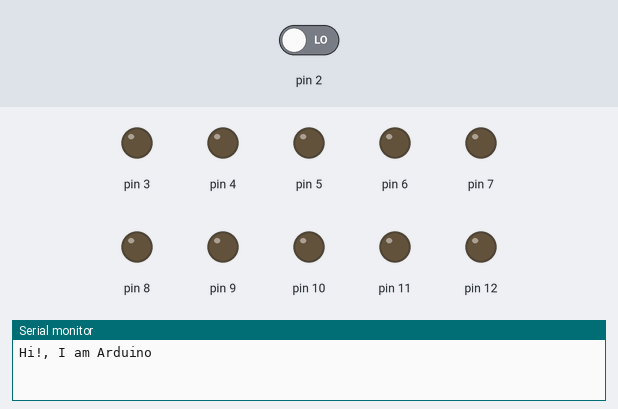
A sketch run on a simulated Arduino Uno, built with avr-gcc and run on an emulated ATmega328P. On the bench: output pins drawn as LEDs (lit = HIGH), the last lines printed to the serial monitor. The inputs (shaded band) are chosen by the test bench; at power-on: pin 2 LOW.

Above: at 1.2 s.
1.3 s: pin 2 driven HIGH
At 12.9 s:
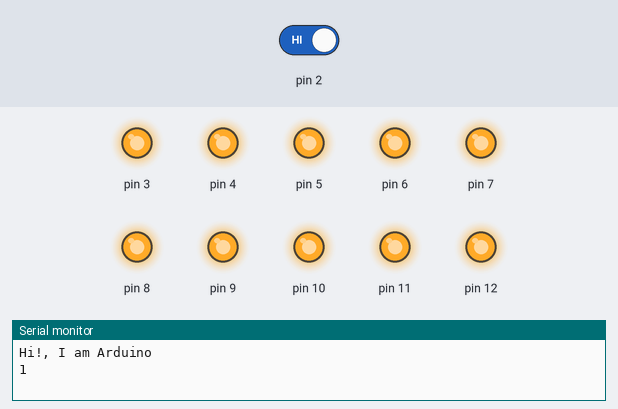
At 13.6 s:
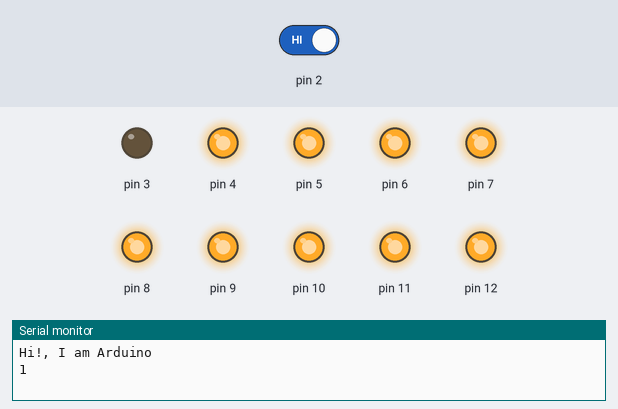
Timing chart, 0 to 14.8 s (numbered marks = the images above; inputs shaded):
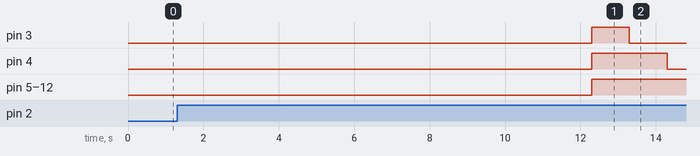

Measured:
- after the input at 1.3 s, pin 3: LOW → HIGH after 11.0 s, → LOW 1.0 s later; pin 4: LOW → HIGH after 11.0 s, → LOW 2.0 s later; pin 5–12: LOW → HIGH after 11.0 s

The sketch:

pyraulos-arduino.ino
```cpp
// Include the Servo library
#include <Servo.h>

// Create a servo object
Servo Servo1;
Servo Servo2;

//Δήλωση μεταβλητών
int  switchState = 0;
int data;

void setup() {

  // put your setup code here, to run once:

  // Ορίζουμε το  data rate σε bits per secondο  (baud) για σειριακή μετάδοση δεδομένων από την αντίστοιχη θύρα
  //για επικοινωνία του Arduino με τον Υπολογιστή.
  //Χρειαζόμαστε την επικοινωνία Arduino-Ηλεκτρονικό Υπολογιστή, ώστε όταν ο χρήστης πατήσει το κόκκινο κουμπί
  // να δώσει σήμα το Arduino στου ΗΥ να ξεκινήσει το βίντεο της εκτόλευσης του Apollo 11.

  Serial.begin(9600); //initialize serial COM at 9600 baudrate
  Serial.println("Hi!, I am Arduino");

   // To pin 2 είναι αυτό που συνδέεται ο διακόπτης και είναι INPUT ώστε το πρόγραμμα να διαβάζει το δυναμικό μέσω της digitalRead(2).
   // Αν η digitalRead(2) δώσει HIGH έχει πατηθεί ο διακόπτης αλλιώς δεν έχει.
    pinMode(2,INPUT);

    // Σε αυτά τα pins συνδέονται τα LEDs και ρυθμίζονται σε κατάσταση OUTPUT, ώστε να ρυθμίζεται μέσω της digitalWrite() αν το δυναμικό τους είναι HIGH (ανάβει το LED) ή LOW (σβήνει το LED)
    pinMode(3,OUTPUT);
    pinMode(4,OUTPUT);
    pinMode(5,OUTPUT);
    pinMode(6,OUTPUT);
    pinMode(7,OUTPUT);
    pinMode(8,OUTPUT);
    pinMode(9,OUTPUT);
    pinMode(10,OUTPUT);
    pinMode(11,OUTPUT);
    pinMode(12,OUTPUT);


    // Αρχικά όλα το LEDs είναι σβηστά
    digitalWrite(3,LOW);
    digitalWrite(4,LOW);
    digitalWrite(5,LOW);
    digitalWrite(6,LOW);
    digitalWrite(7,LOW);
    digitalWrite(8,LOW);
    digitalWrite(9,LOW);
    digitalWrite(10,LOW);
    digitalWrite(11,LOW);
    digitalWrite(12,LOW);


  // We need to attach the servo to the used pin number
  //αρχικοποίηση για τους servo motors , τους αποσπούμε από τα digital pins
    Servo1.detach();
    Servo2.detach();


}

void loop() {
  // put your main code here, to run repeatedly:

            //Το πρόγραμμα διαβάζει δεδομένα από τη σειριακή θύρα επικοινωνίας του Arduino με τον ΗΥ
            while (Serial.available()){
            data = Serial.read();
          }

            // Το πρόγραμμα διαβάζει το δυναμικό στο Pin 2 όπου συνδέεται ο διακόπτης
             switchState = digitalRead(2);


            if(switchState ==HIGH){   // Αν πατήθηκε ο διακόπτης

                    Serial.println("1"); //Το πρόγραμμα στέλνει το δεδομένο "1" στη σειριακή θύρα επικοινωνίας Arduino - Ηλεκτρονικού Υπολογιστή.
                                         // Το δεδομένο αυτό θα διαβάσει πρόγραμμα στο κέλυφος  Python IDLE στον Ηλεκτρονικό Υπολογιστή για να ξεκινήσει
                                         // βίντεο με την αντίστίστροφη μέτρηση των τελευταίων 20sec πριν την εκτόξευση του  apollo11, Ιούλιος 1969.
                    delay(11000);        //Το πρόγραμμα στο Arduino περιμένει 10 sec, όπουν στο ΗΥ παίζει το βίντεο για να συγχρονιστεί με την κατασκευή τα τελευταία 10sec.
                    // To 10o SEC πριν την εκτόξευση ανάβουν όλα τα LEDs
                    digitalWrite(3,HIGH);
                    digitalWrite(4,HIGH);
                    digitalWrite(5,HIGH);
                    digitalWrite(6,HIGH);
                    digitalWrite(7,HIGH);
                    digitalWrite(8,HIGH);
                    digitalWrite(9,HIGH);
                    digitalWrite(10,HIGH);
                    digitalWrite(11,HIGH);
                    digitalWrite(12,HIGH);

                    //Kάθε sec σβήνει και από ένα LED σε συγχρονισμό με το βίντεο: 10, 9, 8,...
                    delay(1000);
                    digitalWrite(3,LOW);
                    delay(1000);
                    digitalWrite(4,LOW);
                    delay(1000);
                    digitalWrite(5,LOW);
                    delay(1000);
                    digitalWrite(6,LOW);
                    delay(1000);
                    digitalWrite(7,LOW);
                    delay(1000);
                    digitalWrite(8,LOW);
                    delay(1000);
                    digitalWrite(9,LOW);
                    delay(1000);
                    digitalWrite(10,LOW);
                    delay(1000);
                    digitalWrite(11,LOW);
                    delay(1000);
                    digitalWrite(12,LOW);


                   delay(1000);
                   // Σύνδεση των 2 servo motors στο pin 13
                   Servo1.attach(13);
                   Servo2.attach(13);
                  // Οι servo motors στρέφουν τους βραχίονές τους κατά 90 μοίρες
                  Servo1.write(90);
                  Servo2.write(90);
                  delay(1000);

                  // Αποσύνδεση των servo motors
                   Servo1.detach();
                   Servo2.detach();
            }
}
```
